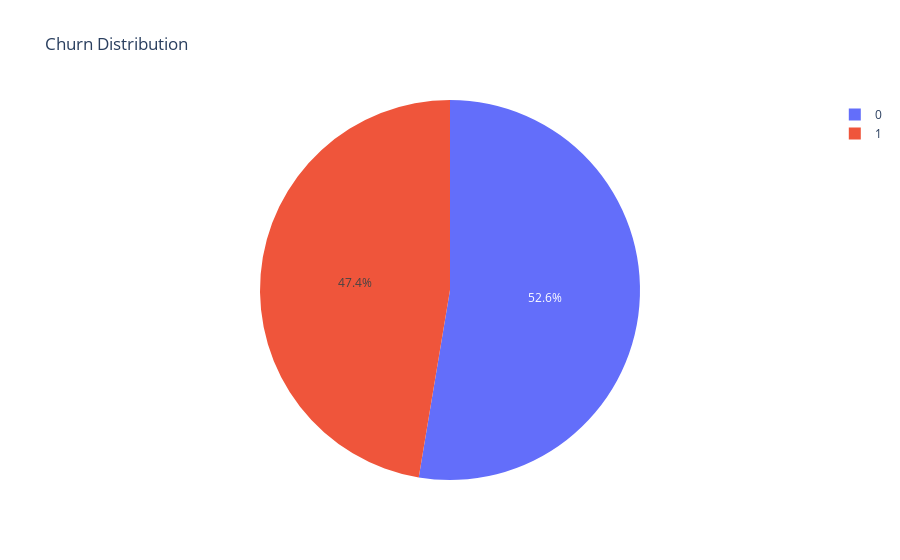

Notebook cell for this chart:
### Markdown cell above
## Exploratory Data Analysis

### Code cell
fig = px.pie(df, names="churn", title="Churn Distribution")
fig.show()

if use_wandb:
    churn_counts = df[TARGET_COLUMN].value_counts().to_dict()
    run.log(
        {"churn_distribution": churn_counts, "churn_rate": df[TARGET_COLUMN].mean()}
    )

    run.log({"churn_pie_chart": fig})

### Figure 1 — Plotly figure (JSON) as saved in the notebook; plotly's stock layout.template omitted (floating-point values rounded to 4 significant figures; data arrays with more than 128 entries replaced by an {"elided": "..."} marker saying what was removed)
{"data": [{"domain": {"x": [0, 1], "y": [0, 1]}, "hovertemplate": "churn=%{label}<extra></extra>", "labels": {"elided": "64374 int values"}, "legendgroup": "", "name": "", "showlegend": true, "type": "pie"}], "layout": {"legend": {"tracegroupgap": 0}, "title": {"text": "Churn Distribution"}}}
